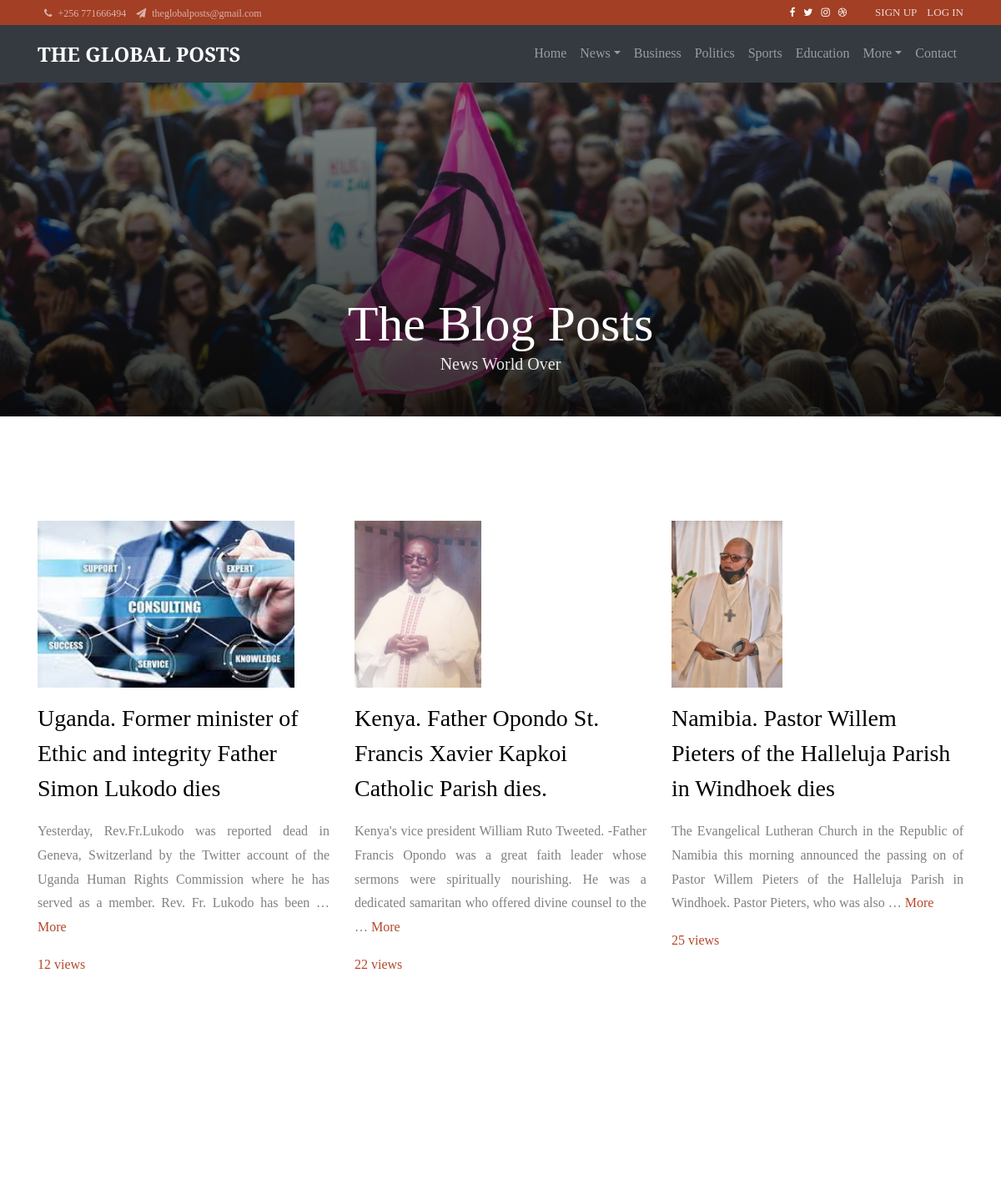
Before: / (upper part) with the older database file.
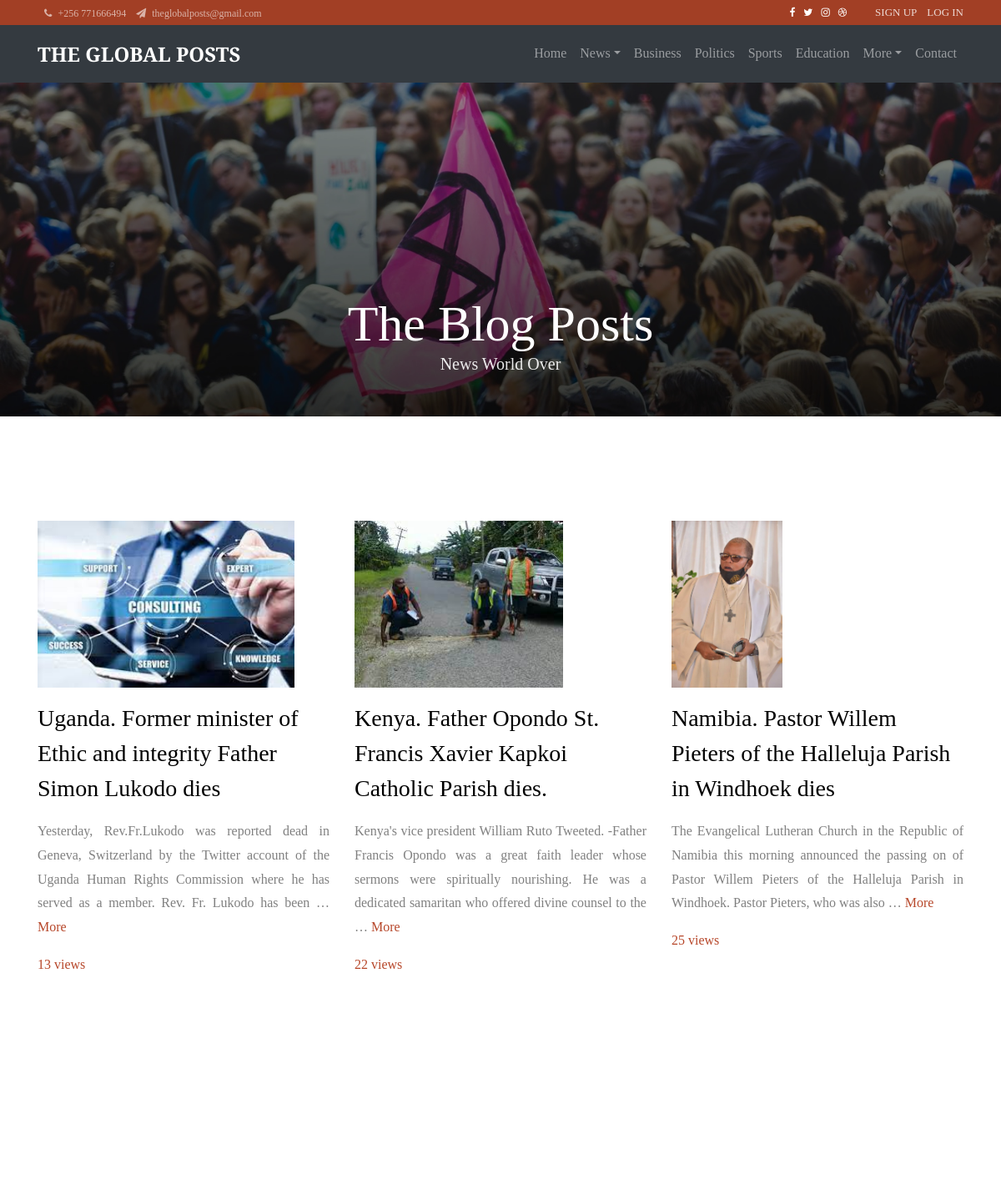
After: the same page with the newer database file.
### mainweb/models.py (models this page shows, shortened)
class Post(models.Model):
	STATUS_CHIOCES = (
		('draft','Draft'),
		('published','Published'),
		)
	title = models.CharField(max_length=250)
	slug = models.SlugField(max_length=250, unique_for_date='publish')
	author = models.ForeignKey(User, on_delete=models.CASCADE, related_name='blog_posts')
	category = models.ForeignKey(Category,on_delete=models.SET_NULL, null=True,blank=True )
	img = models.ImageField(upload_to='media/news/', blank=True, null=True)
	body =models.TextField()
	publish = models.DateTimeField(default=timezone.now)
	created = models.DateField(auto_now_add=True)
	updated = models.DateTimeField(auto_now=True)
	status = models.CharField(max_length=10,choices=STATUS_CHIOCES, default='published ')
	viewers = models.IntegerField(default=1, null=True)
	objects =models.Manager()
	published = PublishedManager()
	class Meta:
		ordering = ('-publish',)
	@property
	def imgURL(self):
		try:
			url = self.img.url
		except:
			url =''
		return url

### mainweb/views.py (the view)
# urls.py: path("", views.homeview, name='homepage'),
def homeview(request):
	object_list = Post.published.all()
	page = request.GET.get('page', 1)
	paginator = Paginator(object_list,12)
	try:
		users = paginator.page(page)
	except PageNotAnInteger:
		users = paginator.page(1)
	except EmptyPage:
		users = paginator.page(paginator.num_pages)
	context = {'posts':users, 'object_list':object_list}
	return render(request, 'mainweb/index.html',context)

### mainweb/templates/mainweb/index.html (shortened to what this page needs)
{% extends 'mainweb/base.html' %}
{% load static %}
{% block content %}
<section class="hero-wrap hero-wrap-2" style="background-image: url({% static 'images/banner.jpg' %});" data-stellar-background-ratio="0.5">
  <div class="overlay"></div>
  <div class="container">
    <div class="row no-gutters slider-text align-items-end justify-content-center">
      <div class="col-md-9 ftco-animate mb-5 text-center">
        <h2 class="mb-0 bread">The Blog Posts</h2>
        <p class="mb-0">News World Over</p>
      </div>
    </div>
  </div>
</section><br/>
<section class="ftco-section ftco-degree-bg">
  <div class="container">
    <div class="row">
      {% for blog in posts %}
      <div class="col-lg-4 ftco-animate">
        <p>
          <img style="height: 200px;" src="{{blog.imgURL}}" alt="" class="img-fluid">
        </p>
        <h3 class="mb-3">{{blog.title}}</h3>
        <p class="text-justify">{{blog.body|truncatewords:30}} <a href="{% url 'mainweb:details' blog.id  %}">More</a></p>
        <p class="text-justify"><a href="{% url 'mainweb:details' blog.id  %}">{{blog.viewers}} views</a></p>
      </div>
       {% endfor %}
    </div><br>
    <br>
  </div>
</section>
{% endblock content %}

### mainweb/templates/mainweb/base.html (shortened to what this page needs)
{% load static %}
<!DOCTYPE html>
<html>
  <head>
    <link rel="stylesheet" href="https://stackpath.bootstrapcdn.com/font-awesome/4.7.0/css/font-awesome.min.css">
    <link rel="stylesheet" href="{% static 'css/animate.css' %}">
    <link rel="stylesheet" href="{% static 'css/owl.carousel.min.css' %}">
    <link rel="stylesheet" href="{% static 'css/owl.theme.default.min.css' %}">
    <link rel="stylesheet" href="{% static 'css/magnific-popup.css' %}">
    <link rel="stylesheet" href="{% static 'css/flaticon.css' %}">
    <link rel="stylesheet" href="{% static 'css/style.css' %}">
  </head>
<body>
	{% include 'mainweb/navbar.html' %}
	{% block content %}
	{% endblock content %}
</body>
</html>

### mainweb/templates/mainweb/navbar.html (shortened to what this page needs)
<div class="wrap">
  <div class="container">
    <div class="row">
      <div class="col-md-6 d-flex align-items-center">
        <p class="mb-0 phone pl-md-2">
          <a href="#" class="mr-2"><span class="fa fa-phone mr-1"></span> +256 771666494</a>
          <a href="#"><span class="fa fa-paper-plane mr-1"></span> theglobalposts@gmail.com</a>
        </p>
      </div>
      <div class="col-md-6 d-flex justify-content-md-end">
        <div class="social-media mr-4">
          <p class="mb-0 d-flex">
            <a href="" class="d-flex align-items-center justify-content-center"><span class="fa fa-facebook"><i class="sr-only">Facebook</i></span></a>
            <a href="" class="d-flex align-items-center justify-content-center"><span class="fa fa-twitter"><i class="sr-only">Twitter</i></span></a>
            <a href="" class="d-flex align-items-center justify-content-center"><span class="fa fa-instagram"><i class="sr-only">Instagram</i></span></a>
            <a href="" class="d-flex align-items-center justify-content-center"><span class="fa fa-dribbble"><i class="sr-only">Dribbble</i></span></a>
          </p>
        </div>
        <div class="reg">
          <p class="mb-0"><a href="" class="mr-2">Sign Up</a> <a href="">Log In</a></p>
        </div>
      </div>
    </div>
  </div>
</div>
<nav class="navbar navbar-expand-lg navbar-dark ftco_navbar bg-dark ftco-navbar-dark" id="ftco-navbar">
  <div class="container">
    <a class="navbar-brand" href="/">The global <span>Posts</span></a>
    <div class="collapse navbar-collapse" id="ftco-nav">
      <ul class="navbar-nav ml-auto">
        <li class="nav-item"><a href="{% url 'mainweb:homepage' %}" class="nav-link">Home</a></li>
        <li class="nav-item dropdown">
          <a class="nav-link dropdown-toggle" href="#" id="dropdown04" data-toggle="dropdown" aria-haspopup="true" aria-expanded="false">News</a>
        </li>
        <li class="nav-item"><a href="{% url 'mainweb:businesspage' %}" class="nav-link">Business</a></li>
        <li class="nav-item"><a href="{% url 'mainweb:politicspage' %}" class="nav-link">Politics</a></li>
        <li class="nav-item"><a href="{% url 'mainweb:sportpage' %}" class="nav-link">Sports</a></li>
        <li class="nav-item"><a href="{% url 'mainweb:educationpage' %}" class="nav-link">Education</a></li>
        <li class="nav-item dropdown">
          <a class="nav-link dropdown-toggle" href="#" id="dropdown04" data-toggle="dropdown" aria-haspopup="true" aria-expanded="false">More</a>
        </li>
        <li class="nav-item"><a href="" class="nav-link">Contact</a></li>
      </ul>
    </div>
  </div>
</nav>

Changed rows visible on the page:
changed Post "Uganda. Former minister of Ethic and integrity Father Simon Lukodo dies": viewers "12" → "13"
changed Post "Kenya. Father Opondo St. Francis Xavier Kapkoi Catholic Parish dies.": imgURL: a different picture
